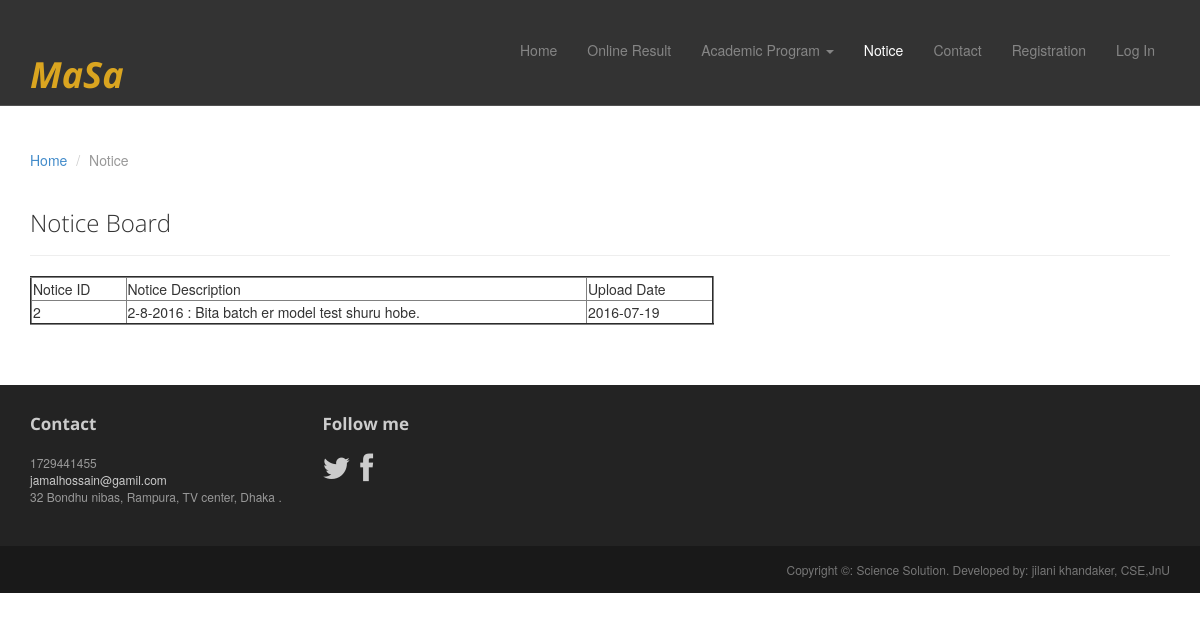
/notice.php, run on an earlier commit of the app's database.
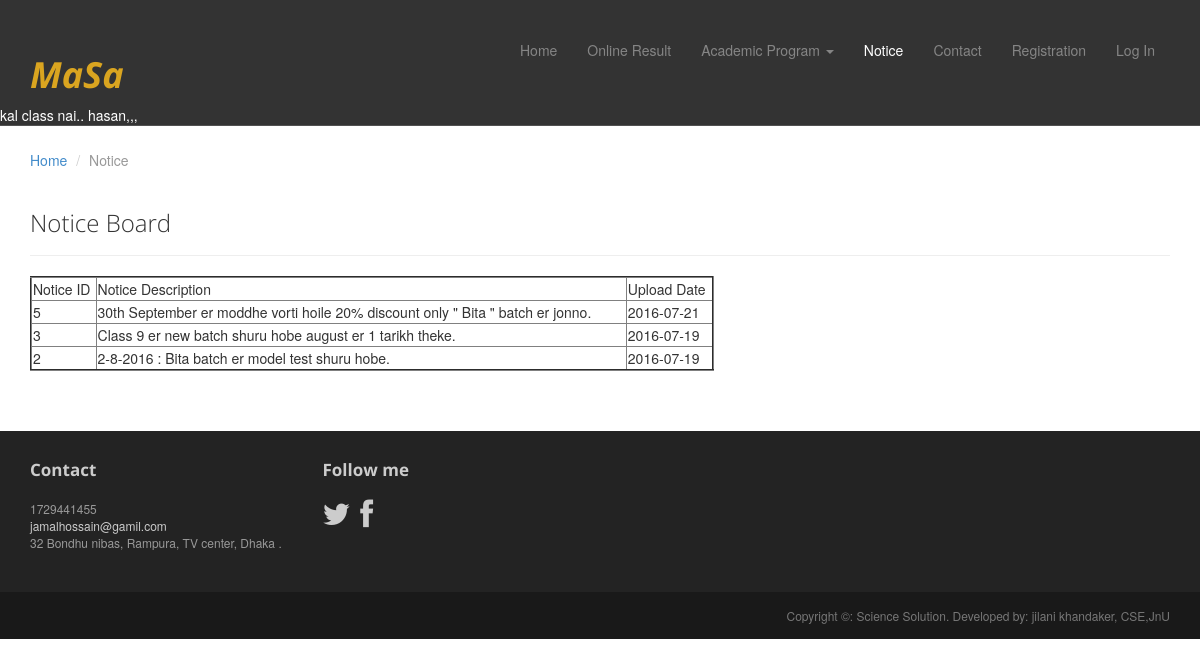
And on a later commit of the database.
### tables this page shows
CREATE TABLE IF NOT EXISTS `tbl_notice` (
`notice_id` int(30) NOT NULL,
  `notice_des` varchar(400) NOT NULL,
  `notice_type` varchar(20) NOT NULL,
  `date` date NOT NULL,
  `deletion_status` tinyint(2) NOT NULL DEFAULT '0'
);

### notice.php (called while the page is built, shortened)
<?php
include './index.php';

### application.php (called while the page is built, shortened)
<?php
class Application {
    public function __construct() {
        $host_name = 'localhost';
        $user_name = 'root';
        $password = '';
        $db_name = 'sciencesolution';
        $con = mysqli_connect($host_name, $user_name, $password);
        if ($con) {
            $db_select = mysqli_select_db($con, $db_name);
            if ($db_select) {
                return $con;
            } else {
                die('Database not selected' . mysqli_error($con));
            }
        } else {
            die('Database server connection fail' . mysqli_error($con));
        }
    }
    public function select_latest_notice(){
        $con = $this->__construct();
        $sql3= " SELECT MAX(notice_id) FROM tbl_notice WHERE notice_type='main' AND deletion_status='0' ";
            if (mysqli_query($con, $sql3)) {
      $qu_res = mysqli_query($con, $sql3);
            $max_notice_id = mysqli_fetch_assoc($qu_res);
           $last_notice_id=$max_notice_id['MAX(notice_id)'];
           $sql = "SELECT * From tbl_notice  where notice_id = '$last_notice_id'  ";
        if (mysqli_query($con, $sql)) {
            $query_result = mysqli_query($con, $sql);
            return $query_result;
        } else {
            die('Query problem' . mysqli_error($con));
        }
               }
               }
    public function select_all_notice(){
        $con = $this->__construct();
        $sql = "SELECT * From tbl_notice WHERE notice_type='regular' AND deletion_status='0' ORDER BY notice_id DESC ";
        if (mysqli_query($con, $sql)) {
            $query_result = mysqli_query($con, $sql);
            return $query_result;
        } else {
            die('Query problem' . mysqli_error($con));
        }
    }
}

### pages/notice_page_content.php (the view, shortened to what the changed rows need)
<br><br><br><br><br><br>
<?php
$query_result=$obj_app->select_all_notice();
?>
<div class="container">
    <div class="row">
        <article class="col-xs-12 maincontent">
            <table border="2" width="60%" >
                 <?php while ($qu_info=  mysqli_fetch_assoc($query_result)) { ?>
                <tr> <td> <?php echo $qu_info['notice_id']; ?></td>
                    <td> <?php echo $qu_info['notice_des']; ?> </td>
                    <td> <?php echo $qu_info['date']; ?></td>
                </tr>
                 <?php } ?>
            </table>
        </article>
    </div>
</div>

### include/menu.php (shortened to what the changed rows need)
<?php
$result = $obj_app-> select_latest_notice();
$latest_notice = mysqli_fetch_assoc($result);
?>
<div class="navbar navbar-inverse navbar-fixed-top headroom" >
    <div class="container">
        <div class="navbar-header">
            <h1 style="color: goldenrod; "> <i><b>MaSa </b></i></h1>
        </div>
    </div>
    <div  style="color: #ffffff; "> <marquee> <?php echo $latest_notice['notice_des']; ?> </marquee></div>
</div>

What changed in the data, as far as the page shows it:
now on this page (row unchanged): tbl_notice: notice_des "kal class nai.. hasan,,,"
now on this page (row edited): tbl_notice: notice_id "5", notice_des "30th September er moddhe vorti hoile 20% discount only \" Bita \" batch er jonno.", date "2016-07-21"
now on this page (row edited): tbl_notice: notice_id "3", notice_des "Class 9 er new batch shuru hobe august er 1 tarikh theke.", date "2016-07-19"
